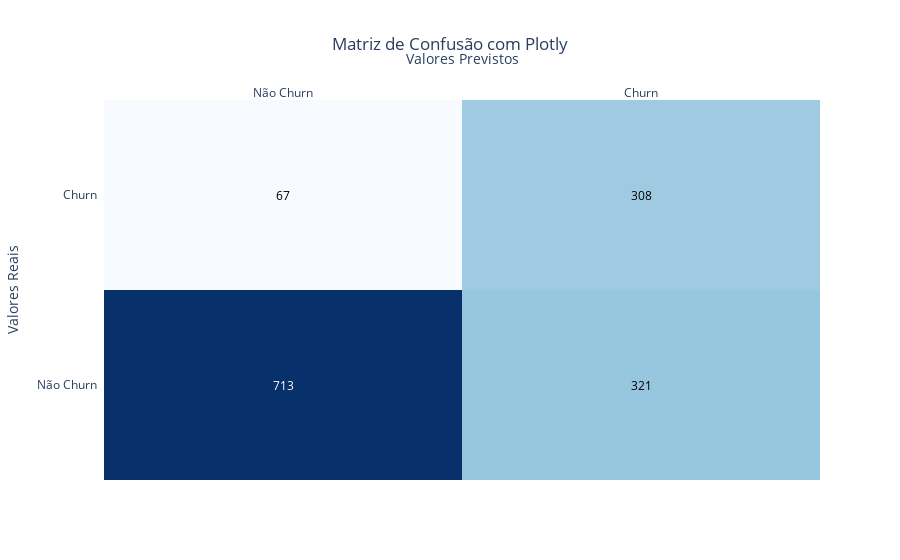

Notebook cell for this chart:
### Markdown cell above
##### Métricas para comparação

### Code cell
from sklearn.metrics import confusion_matrix
cm = confusion_matrix(y_test, best_predictions)

import plotly.figure_factory as ff

# Criando os rótulos para os eixos
x_axis_labels = ['Não Churn', 'Churn']  # rótulos para as colunas
y_axis_labels = ['Não Churn', 'Churn']  # rótulos para as linhas

# Criando a figura do Plotly
fig = ff.create_annotated_heatmap(cm, x=x_axis_labels, y=y_axis_labels, colorscale='Blues')

# Adicionando títulos
fig.update_layout(title_text='Matriz de Confusão com Plotly', title_x=0.5,
                  xaxis=dict(title='Valores Previstos'),
                  yaxis=dict(title='Valores Reais'))

# Adicionando anotações de texto
annotations = []
for i, row in enumerate(cm):
    for j, value in enumerate(row):
        annotations.append(dict(x=x_axis_labels[j], y=y_axis_labels[i],
                                text=str(value), showarrow=False))
fig.update_layout(annotations=annotations)

# Mostrar figura
fig.show()

### Figure 1 — Plotly figure (JSON) as saved in the notebook; plotly's stock layout.template omitted (floating-point values rounded to 4 significant figures)
{"data": [{"colorscale": [[0, "rgb(247,251,255)"], [0.125, "rgb(222,235,247)"], [0.25, "rgb(198,219,239)"], [0.375, "rgb(158,202,225)"], [0.5, "rgb(107,174,214)"], [0.625, "rgb(66,146,198)"], [0.75, "rgb(33,113,181)"], [0.875, "rgb(8,81,156)"], [1, "rgb(8,48,107)"]], "reversescale": false, "showscale": false, "type": "heatmap", "x": ["Não Churn", "Churn"], "y": ["Não Churn", "Churn"], "z": [[713, 321], [67, 308]]}], "layout": {"annotations": [{"font": {"color": "#FFFFFF"}, "showarrow": false, "text": "713", "x": "Não Churn", "xref": "x", "y": "Não Churn", "yref": "y"}, {"font": {"color": "#000000"}, "showarrow": false, "text": "321", "x": "Churn", "xref": "x", "y": "Não Churn", "yref": "y"}, {"font": {"color": "#000000"}, "showarrow": false, "text": "67", "x": "Não Churn", "xref": "x", "y": "Churn", "yref": "y"}, {"font": {"color": "#000000"}, "showarrow": false, "text": "308", "x": "Churn", "xref": "x", "y": "Churn", "yref": "y"}], "title": {"text": "Matriz de Confusão com Plotly", "x": 0.5}, "xaxis": {"dtick": 1, "gridcolor": "rgb(0, 0, 0)", "side": "top", "ticks": "", "title": {"text": "Valores Previstos"}}, "yaxis": {"dtick": 1, "ticks": "", "ticksuffix": "  ", "title": {"text": "Valores Reais"}}}}
